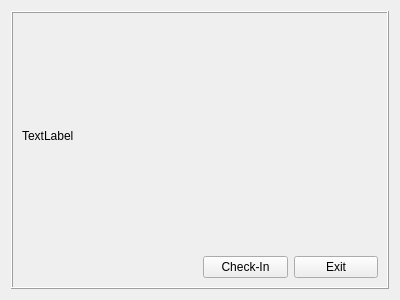
<?xml version="1.0" encoding="UTF-8"?>
<ui version="4.0">
 <class>accountitemui</class>
 <widget class="QWidget" name="accountitemui">
  <property name="geometry">
   <rect>
    <x>0</x>
    <y>0</y>
    <width>400</width>
    <height>300</height>
   </rect>
  </property>
  <property name="windowTitle">
   <string>Form</string>
  </property>
  <layout class="QGridLayout" name="gridLayout">
   <item row="0" column="0">
    <widget class="QFrame" name="frame">
     <property name="autoFillBackground">
      <bool>true</bool>
     </property>
     <property name="frameShape">
      <enum>QFrame::Box</enum>
     </property>
     <property name="frameShadow">
      <enum>QFrame::Raised</enum>
     </property>
     <property name="lineWidth">
      <number>1</number>
     </property>
     <layout class="QGridLayout" name="gridLayout_2">
      <item row="3" column="3">
       <widget class="QPushButton" name="exit">
        <property name="text">
         <string>Exit</string>
        </property>
       </widget>
      </item>
      <item row="0" column="0" rowspan="2" colspan="4">
       <widget class="QLabel" name="label">
        <property name="text">
         <string>TextLabel</string>
        </property>
       </widget>
      </item>
      <item row="3" column="2">
       <widget class="QPushButton" name="CheckIn">
        <property name="text">
         <string>Check-In</string>
        </property>
       </widget>
      </item>
     </layout>
    </widget>
   </item>
  </layout>
 </widget>
 <resources/>
 <connections/>
</ui>
